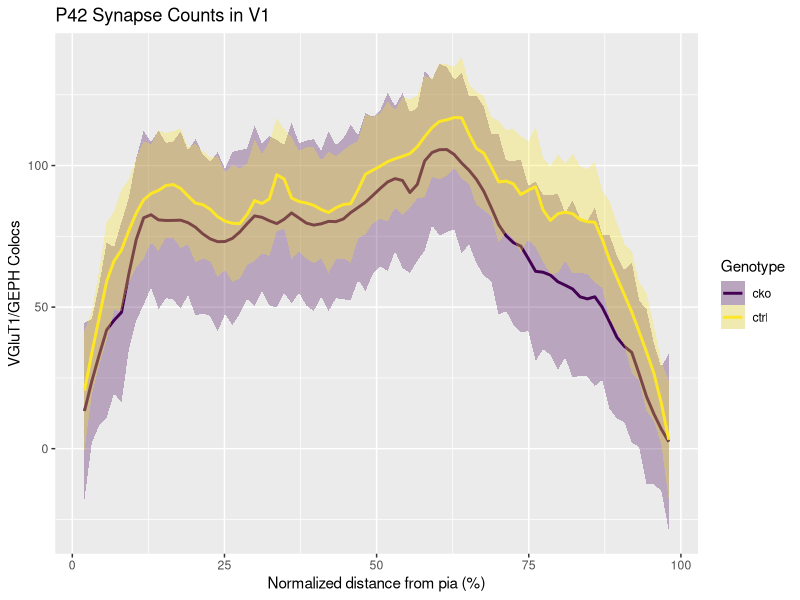
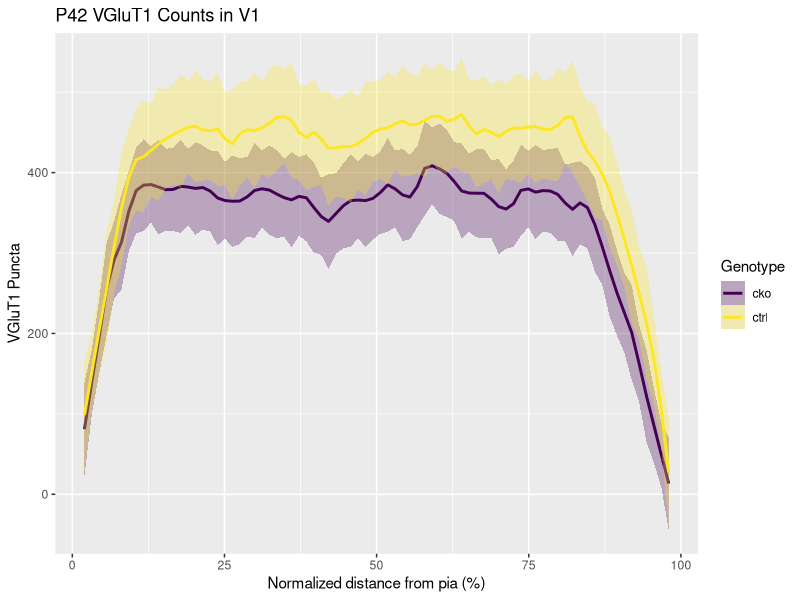
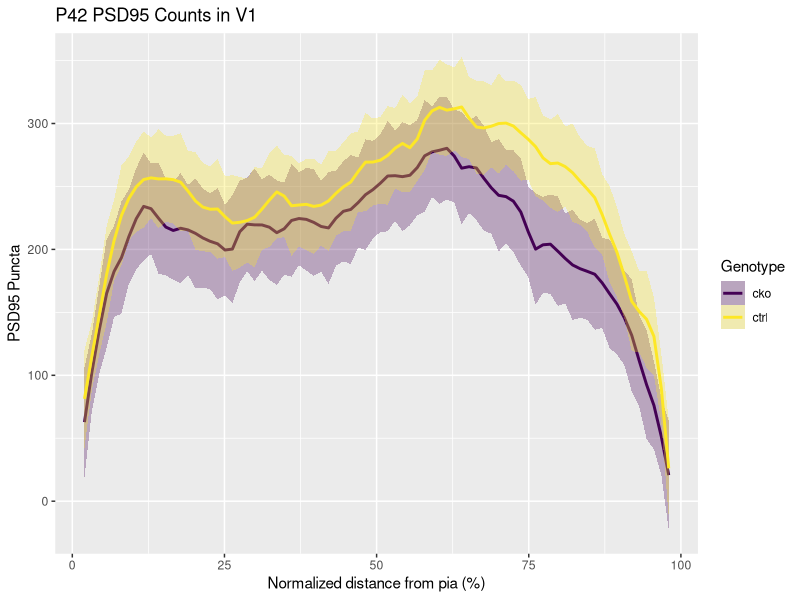
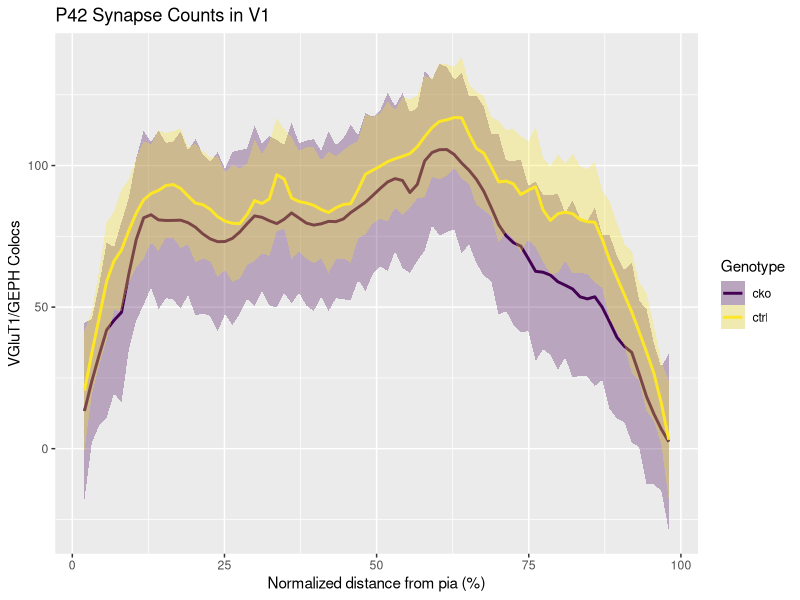
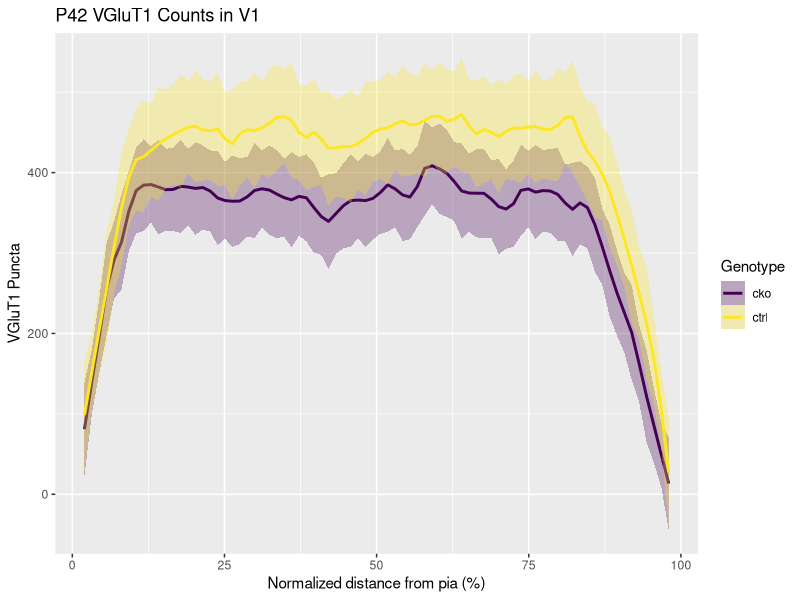
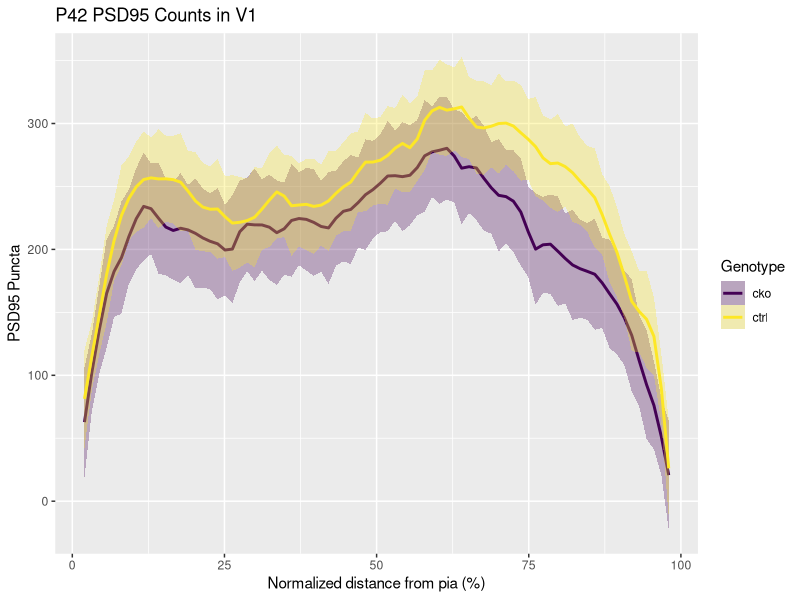

Reproduce these figures in R, in order.
## ---- chunk 1
#| label: packages_and_data
library(tidyverse)
library(ggplot2)
library(viridis)
synapse_counts = read_csv("p42_tilescan/Synapse_Counts_Normalized_Pixel_Based_Unblinded.csv", show_col_types = FALSE)
vglut1_counts = read_csv("p42_tilescan/VGluT1_Counts_Normalized_Pixel_Based_Unblinded.csv", show_col_types = FALSE)
psd95_counts = read_csv("p42_tilescan/PSD95_Counts_Normalized_Pixel_Based_Unblinded.csv", show_col_types = FALSE)

cbPalette <- c("#999999", "#E69F00", "#56B4E9", "#009E73", "#F0E442", "#0072B2", "#D55E00", "#CC79A7")

## ---- chunk 2
#| label: synapse_counts

p_synapse <- ggplot(data = synapse_counts, aes(x =synapse_counts$"Normalized distance from pia (%)", y = synapse_counts$"Synapse Counts", color = Genotype)
    ) +
  stat_smooth(
    method = "loess", span = 0.1, se = TRUE, alpha = 0.3, aes(fill = Genotype)
    ) +
  labs(
    y = "VGluT1/GEPH Colocs",
    x = "Normalized distance from pia (%)",
    title = "P42 Synapse Counts in V1"
  ) +
  #scale_color_manual(values = cbPalette[4:5]) +
  #scale_fill_manual(values = cbPalette[4:5])
  scale_colour_viridis_d() + scale_fill_viridis_d()

png(filename = "plots/p42_Synapse_Counts_tilescan_Normalized.png", width = 1500, height = 700, res = 300)
  p_synapse
  dev.off()
  
p_synapse
## ---- chunk 3
#| label: synapse_counts

p_vglut1 <- ggplot(data = vglut1_counts, aes(x =vglut1_counts$"Normalized distance from pia (%)", y = vglut1_counts$"VGluT1 Counts", color = Genotype)
    ) +
  stat_smooth(
    method = "loess", span = 0.1, se = TRUE, alpha = 0.3, aes(fill = Genotype)
    ) +
  labs(
    y = "VGluT1 Puncta",
    x = "Normalized distance from pia (%)",
    title = "P42 VGluT1 Counts in V1"
  )
p_vglut1 <- p_vglut1 + scale_colour_viridis_d() + scale_fill_viridis_d()

png(filename = "plots/p42_vglut1_Counts_tilescan_Normalized.png", width = 1500, height = 700, res = 300)
  p_vglut1
  dev.off()
  
p_vglut1
## ---- chunk 4

p_psd95 <- ggplot(data = psd95_counts, aes(x =psd95_counts$"Normalized distance from pia (%)", y = psd95_counts$"PSD95 Counts", color = Genotype)
    ) +
  stat_smooth(
    method = "loess", span = 0.1, se = TRUE, alpha = 0.3, aes(fill = Genotype)
    ) +
  labs(
    y = "PSD95 Puncta",
    x = "Normalized distance from pia (%)",
    title = "P42 PSD95 Counts in V1"
  )
p_psd95 <- p_psd95 + scale_colour_viridis_d() + scale_fill_viridis_d()

png(filename = "plots/p42_psd95_Counts_tilescan_Normalized.png", width = 1500, height = 700, res = 300)
  p_psd95
  dev.off()
  
p_psd95
